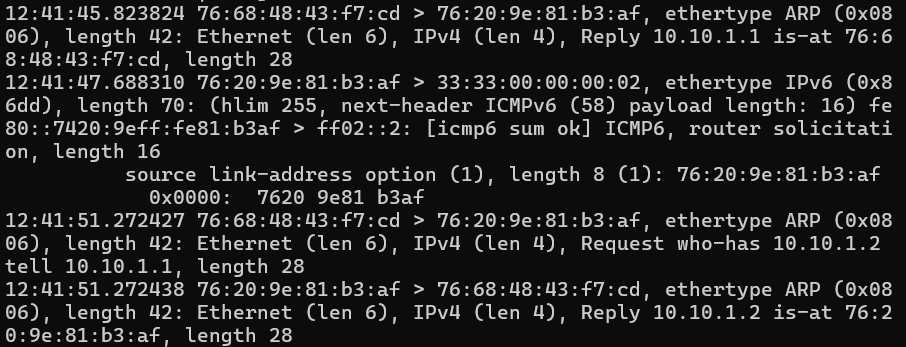
#> input picture gambar/E2-01_tcpdump-arp.png, 906 x 347 px, found by its file name
$ python anotasi.py
#> lines starting #> are read from the running program, lines starting #| are printed output that depends on the picture
"""Memberi kotak dan nomor pada baris paket penting di tangkapan layar tcpdump.

Baris paket dikenali dari timestamp di awal baris (OCR tesseract); satu paket
mencakup baris timestamp sampai sebelum timestamp berikutnya.
Jalankan dari folder laporan:  python3 scripts/anotasi.py
"""
import difflib, re, subprocess, sys
from PIL import Image, ImageDraw, ImageFont, ImageOps

MERAH = (229, 50, 45)
TS = re.compile(r"(\d\d:\d\d:\d\d\.\d{6})")

# berkas -> daftar (timestamp awal, timestamp akhir, nomor)
TARGET = {
    "E2-01_tcpdump-arp.png": [("12:41:45.823824", "12:41:45.823824", "1")],
    "E2-02_tcpdump-ndp.png": [
        ("12:41:55.432071", "12:41:55.432071", "1"),
        ("12:41:55.432086", "12:41:55.432086", "2"),
        ("12:41:55.432312", "12:41:55.432312", "3"),
        ("12:41:55.432324", "12:41:55.432324", "4"),
    ],
    "E3-03_tcpdump-c0-tanpa-route.png": [
        ("13:03:20.826638", "13:03:22.856563", "1"),
        ("13:03:29.998877", "13:03:32.072638", "2"),
        ("13:03:59.514828", "13:04:01.576483", "3"),
    ],
    "E4-03_tcpdump-packet-too-big.png": [
        ("13:14:55.940237", "13:14:55.940237", "1"),
        ("13:14:55.940264", "13:14:55.940264", "2"),
    ],
}

def baris_teks(img):
    """Pita vertikal (atas, bawah) tiap baris teks, dari proyeksi horizontal."""
    g = img.convert("L")
    w, h = g.size
    px = g.load()
    isi = [sum(1 for x in range(0, w, 2) if px[x, y] > 90) > 2 for y in range(h)]
    pita, mulai = [], None
    for y, ada in enumerate(isi + [False]):
        if ada and mulai is None:
            mulai = y
        elif not ada and mulai is not None:
            pita.append((mulai, y - 1)); mulai = None
    return pita

def timestamp_ocr(img):
    """Posisi y tiap timestamp di kolom kiri."""
    besar = ImageOps.invert(img.convert("L")).resize((img.width * 3, img.height * 3))
    besar.save("/tmp/_ocr.png")
    out = subprocess.run(["tesseract", "/tmp/_ocr.png", "-", "--psm", "6", "tsv"],
                         capture_output=True, text=True).stdout
    hasil = {}
    for ln in out.splitlines()[1:]:
        k = ln.split("\t")
        if len(k) < 12:
            continue
        kata = k[11].replace("O", "0").replace("l", "1").lstrip("^C")
        # OCR kadang salah satu-dua karakter, jadi semua kata mirip timestamp disimpan
        if int(k[6]) < 400 * 3 and len(re.findall(r"\d", kata)) >= 10 and len(kata) <= 17:
            hasil.setdefault(kata, (int(k[7]) + int(k[9]) // 2) // 3)
    return hasil

def cari(ts, target):
    """Kata OCR yang paling mirip dengan timestamp target."""
    if target in ts:
        return target
    mirip = difflib.get_close_matches(target, list(ts), n=1, cutoff=0.8)
    return mirip[0] if mirip else None

def main():
    for nama, daftar in TARGET.items():
        img = Image.open(f"gambar/{nama}").convert("RGB")
        pita = baris_teks(img)
#> in baris_teks, `isi = [sum(1 for x in range(0, w, 2) if px[x, y] > 90) > 2 for y in ra..`: isi = 347 items, first 6: True, False, False, False, False, True
#> the loop in baris_teks, `for y, ada in enumerate(isi + [False]):` made 348 passes
#> ada on passes 1 to 12: True, False, False, False, False, True, True, True, True, True, True, True
#> after the loop in baris_teks, `for y, ada in enumerate(isi + [False]):`: pita = [(0, 0), (5, 23), (27, 47), (51, 69), (74, 92), (96, 115), (119, 136), (143, 161), (165, 184), (189, 203), (212, 230), (234, 254), (258, 276), (281, 299), (303, 323), (327, 345)]
        ts = timestamp_ocr(img)
#> in timestamp_ocr, `besar = ImageOps.invert(img.convert("L")).resize((img.width * 3, img.h..`:
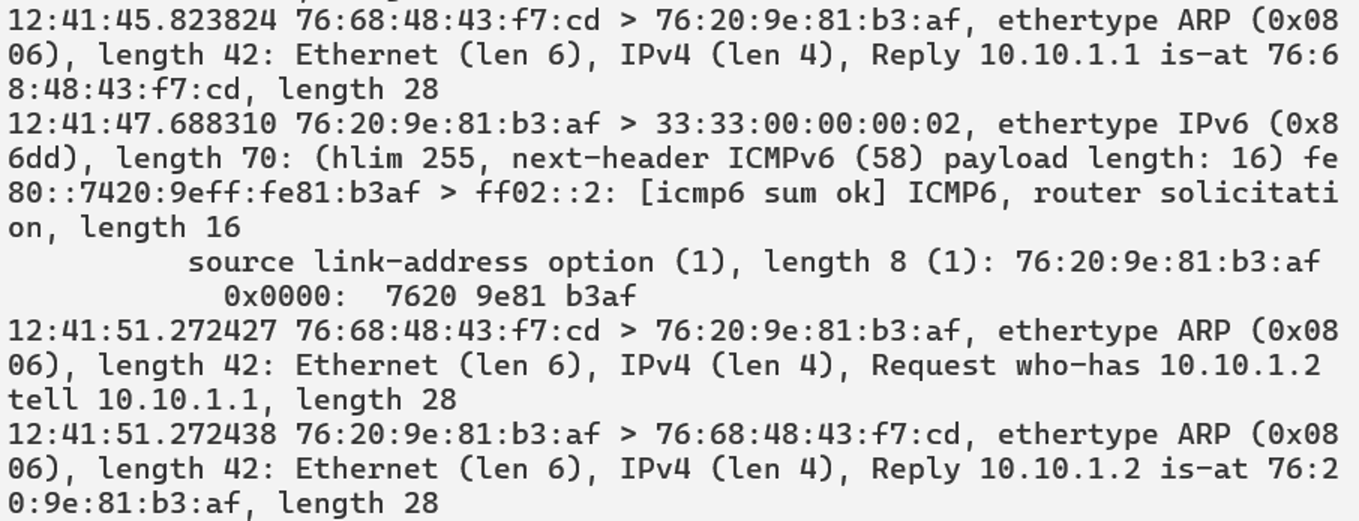
#> besar: PIL image 2718x1041 L (shown at 1/2 size); min 14, max 255, mean 219.9
        def idx(y):
            return min(range(len(pita)), key=lambda i: abs((pita[i][0] + pita[i][1]) / 2 - y))
        awal_paket = sorted(idx(y) for y in ts.values())
        # kanvas dilebarkan ke kanan supaya nomor tidak menutupi teks
        lebar_asli = img.width
        kanvas = Image.new("RGB", (lebar_asli + 32, img.height), img.getpixel((2, 2)))
        kanvas.paste(img, (0, 0))
        img = kanvas
        d = ImageDraw.Draw(img)
        try:
            f = ImageFont.truetype("/usr/share/fonts/truetype/dejavu/DejaVuSans-Bold.ttf", 15)
        except OSError:
            f = ImageFont.load_default()
        for t0, t1, no in daftar:
            k0, k1 = cari(ts, t0), cari(ts, t1)
            if k0 is None or k1 is None:
                sys.exit(f"{nama}: timestamp {t0}/{t1} tidak terbaca OCR; terbaca: {sorted(ts)}")
            if (k0, k1) != (t0, t1):
                print(f"  catatan: {t0}..{t1} dicocokkan dengan bacaan OCR {k0}..{k1}")
            a, b = idx(ts[k0]), idx(ts[k1])
            sesudah = [i for i in awal_paket if i > b]
            batas = (sesudah[0] - 1) if sesudah else len(pita) - 1
            # paket terakhir: ikutkan baris lanjutannya, berhenti di baris kosong
            akhir = b
            while akhir < batas and pita[akhir + 1][0] - pita[akhir][1] <= 14:
                akhir += 1
            y0, y1 = pita[a][0] - 3, pita[akhir][1] + 3
            d.rectangle([1, y0, lebar_asli - 1, y1], outline=MERAH, width=3)
            d.rectangle([lebar_asli + 4, y0, lebar_asli + 28, y0 + 22], fill=MERAH)
            d.text((lebar_asli + 11, y0 + 2), no, fill="white", font=f)
        keluar = nama.replace(".png", "_anotasi.png")
        img.save(f"gambar/{keluar}")
        print(nama, "->", keluar, "| timestamp terbaca:", len(ts))

main()
#> (the call stopped at in timestamp_ocr, `out = subprocess.run(["tesseract", "/tmp/_ocr.png", "-", "--psm", "6",..`: subprocess is not available in this run)

$ run again, with gambar/E1-03_route-sensor-v4-v6.png copied over gambar/E2-01_tcpdump-arp.png
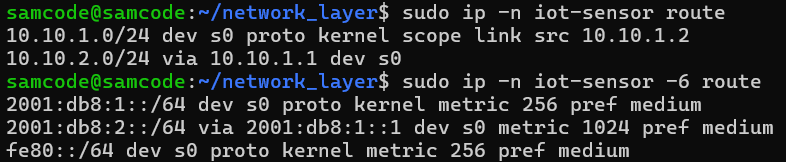
#> input picture gambar/E1-03_route-sensor-v4-v6.png, 786 x 162 px, found by its file name
#> in baris_teks, `g = img.convert("L")`:
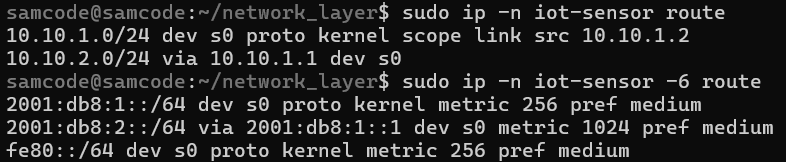
#> g: PIL image 786x162 L; min 12, max 204, mean 36.5
#> isi = 162 items, first 6: False, False, False, False, True, True
#> the loop in baris_teks, `for y, ada in enumerate(isi + [False]):` made 163 passes
#> ada on passes 1 to 8: False, False, False, False, True, True, True, True
#> after the loop in baris_teks, `for y, ada in enumerate(isi + [False]):`: pita = [(4, 21), (27, 43), (50, 64), (73, 90), (96, 112), (119, 133), (142, 158)]
#> in timestamp_ocr, `besar = ImageOps.invert(img.convert("L")).resize((img.width * 3, img.h..`:
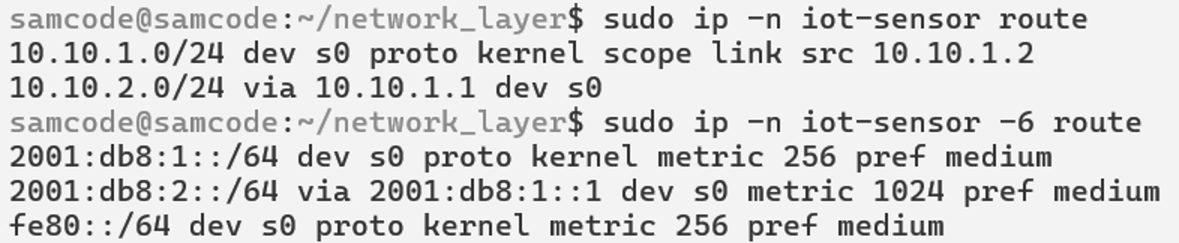
#> besar: PIL image 2358x486 L (shown at 1/2 size); min 14, max 255, mean 218.4

$ run again, with gambar/E1-04_ping-baseline.png copied over gambar/E2-01_tcpdump-arp.png
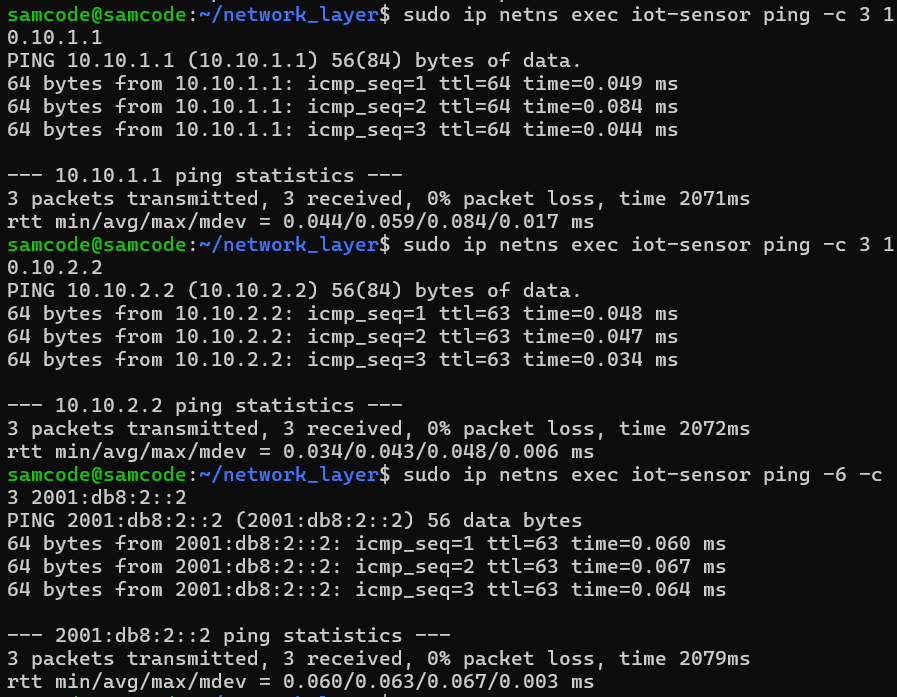
#> input picture gambar/E1-04_ping-baseline.png, 897 x 697 px, found by its file name
#> isi = 697 items, first 6: False, False, False, False, False, False
#> the loop in baris_teks, `for y, ada in enumerate(isi + [False]):` made 698 passes
#> ada on passes 1 to 8: False, False, False, False, False, False, True, True
#> after the loop in baris_teks, `for y, ada in enumerate(isi + [False]):`: pita = 28 pairs, first value 6 to 696, second value 24 to 696
#> in timestamp_ocr, `besar = ImageOps.invert(img.convert("L")).resize((img.width * 3, img.h..`:
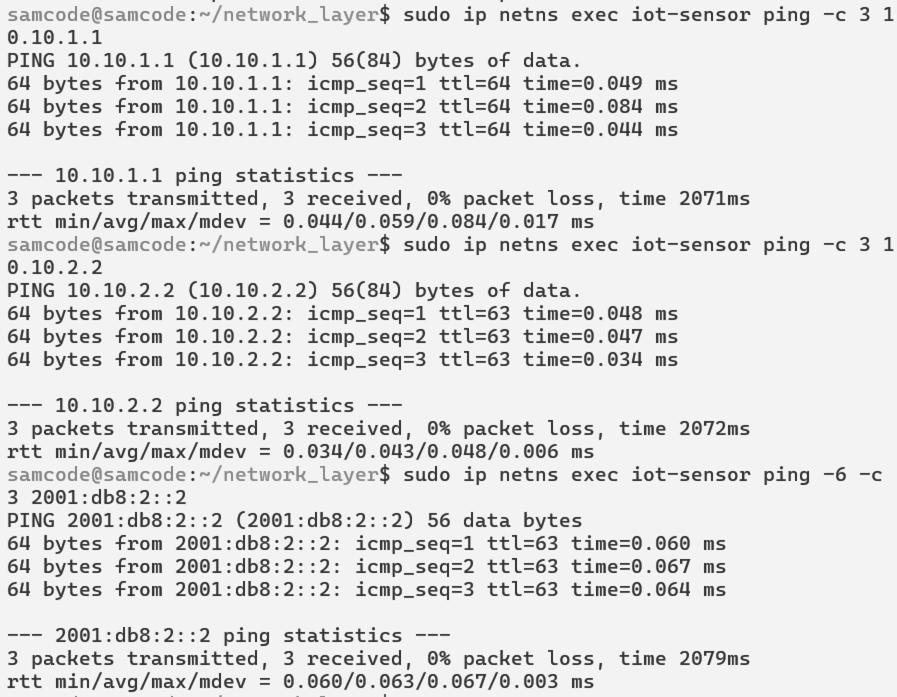
#> besar: PIL image 2691x2091 L (shown at 1/3 size); min 14, max 255, mean 224.9

$ run again, with gambar/E1-05_route-get.png copied over gambar/E2-01_tcpdump-arp.png
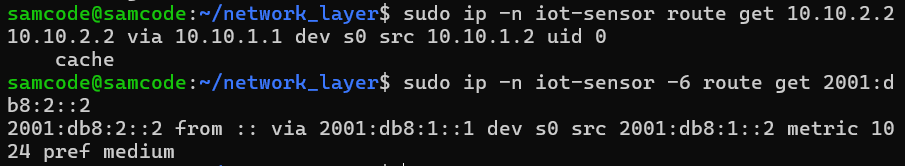
#> input picture gambar/E1-05_route-get.png, 905 x 166 px, found by its file name
#> in baris_teks, `g = img.convert("L")`:
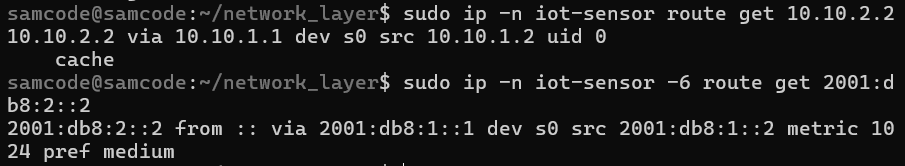
#> g: PIL image 905x166 L; min 12, max 243, mean 27.2
#> isi = 166 items, first 6: True, False, False, False, False, True
#> the loop in baris_teks, `for y, ada in enumerate(isi + [False]):` made 167 passes
#> ada on passes 1 to 8: True, False, False, False, False, True, True, True
#> after the loop in baris_teks, `for y, ada in enumerate(isi + [False]):`: pita = [(0, 0), (5, 23), (28, 42), (56, 65), (74, 92), (98, 111), (120, 134), (143, 157)]
#> in timestamp_ocr, `besar = ImageOps.invert(img.convert("L")).resize((img.width * 3, img.h..`:
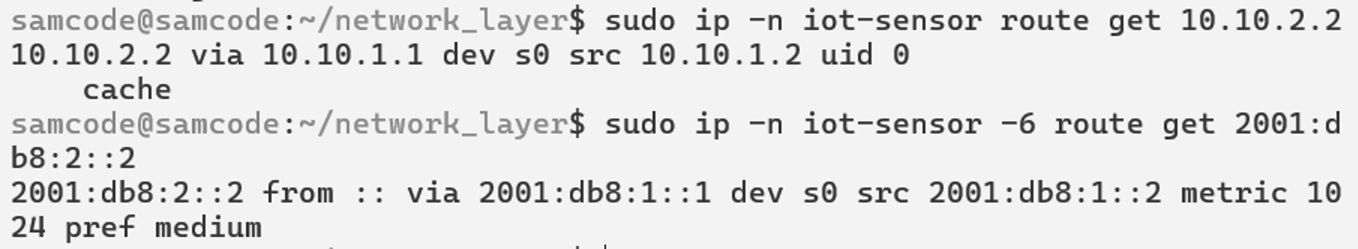
#> besar: PIL image 2715x498 L (shown at 1/2 size); min 0, max 255, mean 227.8
